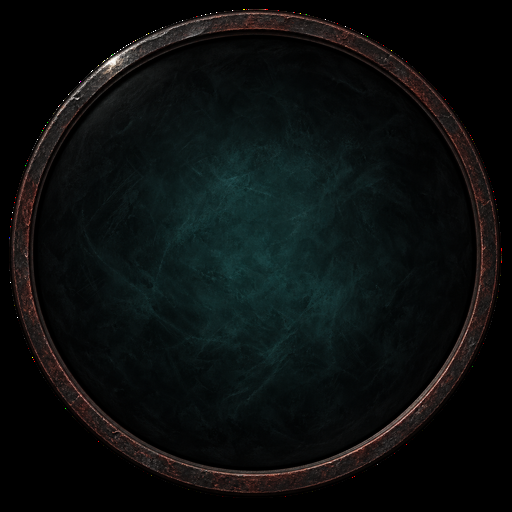
#> input picture dm/ios/Sources/ControlArt/dm_mobile_socket.png, 512 x 512 px; its folder holds only this picture in this run
$ python -i hud_v4_design.py   (imports and definitions only)
#> lines starting #> are read from the running program, lines starting #| are printed output that depends on the picture
"""底部 UI v4 的几何与素材（效果图脚本 make_bottom_ui_v4.py、六格版 make_bottom_ui_v4_6.py 搬进仓库：只留 gen_hud_v4.py 用到的几何量、石条 / 格子 / 雕像与字效，
去掉效果图的演示底图、抠球液、存图与自检表）。几何全部由常量算出，与效果图同一套数。
素材来源（构建时从玩家自己的游戏文件读，仓库里不放原版的图）：
  ② PC 版 D2R 的解包目录（环境变量 DM_PC_DATA，缺省 $DM_ROOT/data/assets-src/raw，下面是 hd/global/ui/...）：原版 2 倍图（v31 原始 RGBA），出的图与现行逐字节一致；
  ① 找不到 PC 版文件：用 Switch 版 RomFS 里的同名精灵图（半分辨率）放大到 PC 尺寸，会略糊。
字体两种都从 RomFS 取（hd/ui/fonts，与 PC 版逐字节相同）。
Geometry and assets of bottom UI v4 (the mockup script make_bottom_ui_v4.py and the six-slot version make_bottom_ui_v4_6.py moved into the repo: keeping only the geometry values, stone strip / slots / statues and text effects that gen_hud_v4.py uses,
dropping the mockup's demo background, orb liquid cutout, image saving and self-check table). Geometry is computed entirely from constants, the same set of numbers as the mockup.
Asset sources (read at build time from the player's own game files; the repo holds no images from the original game):
  ② Unpacked directory of PC D2R (environment variable DM_PC_DATA, default $DM_ROOT/data/assets-src/raw, with hd/global/ui/... beneath it): the original 2× images (v31 raw RGBA); the resulting images are byte-identical to the current ones;
  ① PC files not found: the same-named sprites in the Switch RomFS (half resolution) are upscaled to PC size, slightly blurry.
In both cases the fonts are taken from the RomFS (hd/ui/fonts, byte-identical to the PC version)."""
import os, struct
from PIL import Image, ImageDraw, ImageFont, ImageFilter
import numpy as np
import romfs_art
DM_ROOT = os.environ.get('DM_ROOT') or os.path.expanduser('~/dm-work')   # 工作区根目录（游戏文件、产物、运行现场都在它下面） | Workspace root (game files, build outputs and run artifacts are all under it)

# 素材：名字 → (包内路径, PC 版尺寸)
# Assets: name → (path in package, PC size)
ART = {'front_panel': ('hd/global/ui/PANEL/HUD_02/front_panel.sprite', (2822, 415)),
       'levelupbutton': ('hd/global/ui/Controller/HUD/LevelUpButton.sprite', (248, 121)),
       'greater_healing_potion': ('hd/global/ui/items/misc/potion/greater_healing_potion.sprite', (98, 98)),
       'healing_potion': ('hd/global/ui/items/misc/potion/healing_potion.sprite', (98, 98)),
       'greater_mana_potion': ('hd/global/ui/items/misc/potion/greater_mana_potion.sprite', (98, 98)),
       'rejuv_potion': ('hd/global/ui/items/misc/potion/rejuv_potion.sprite', (98, 98)),
       'perfect_skull': ('hd/global/ui/items/misc/gem/perfect_skull.sprite', (98, 98))}


class Source:
    """取原版素材：有 PC 版文件用 PC 版 2 倍图，没有就用 Switch 版放大。 | Fetch the original game's assets: with PC files use the PC 2× images, otherwise upscale the Switch version."""
    # [16 lines left out: functions __init__, img, not called in this run]

    def font(self, name, size): return ImageFont.truetype(romfs_art.font(self.romfs, name), size)


def load(src, VAR='C'):
    """算出 v4 的几何与素材，返回一个命名空间字典（gen_hud_v4.py 用其中的 bar / slot / slots / L / R / 球心 / 经验条 / 文字基线 / fit / metal …）。 | Computes v4's geometry and assets, returns a namespace dict (gen_hud_v4.py uses its bar / slot / slots / L / R / orb centers / experience bar / text baseline / fit / metal ...)."""
    fp = src.img('front_panel'); lvl = src.img('levelupbutton').crop((0, 0, 124, 121))
    W, H = 2868, 1320
    # ---- 规格（px；1pt = 3px）----
    # ---- Spec (px; 1pt = 3px) ----
    K = 156 / 348                    # front_panel 设计单位 → px（球径 348 单位 = 52pt） | front_panel design units → px (orb diameter 348 units = 52pt)
    P, DM = 120, 114                 # 格距 40pt、格宽 38pt（格间 6px） | Slot pitch 40pt, slot width 38pt (6px between slots)
    TILE = (1673, 277, 1792, 391)    # 原版格图只取金框本体（外沿实测 x3–121、y15–128） | From the original game's slot image take only the gold frame itself (outer edge measured x3–121, y15–128)
    SH = round(DM * (TILE[3] - TILE[1]) / (TILE[2] - TILE[0]))
    B = 12; EXT = 60; BH = 156       # 条边 4pt、两端伸进球下 20pt、条高 = 球径 | Strip border 4pt, both ends extend 20pt under the orbs, strip height = orb diameter
    XC = 1390                        # 两球中线 | Centerline between the two orbs
    N = 6; SLOTS_W = N * DM + (N - 1) * (P - DM)   # 六格（回城挪到右侧技能钮上方的圆钮，底栏去掉回城格；原七格 834） | Six slots (town portal moved to the round button above the right-side skill buttons, the town portal slot removed from the bottom bar; originally seven slots, 834)
    SX0 = XC - SLOTS_W // 2; SY0 = H - BH + (BH - SH) // 2
    BAR_X0 = SX0 - B; BAR_X1 = SX0 + SLOTS_W + B
    SAFE = 0.09                      # 图标安全边距（内框每边 9%） | Icon safe margin (9% of the inner frame on each side)
    BADGE = 26                       # 角标字号（瓶数 / 张数 / Lv） | Badge font size (bottle count / scroll count / Lv)
    out = Image.new('RGBA', (W, H))  # 效果图的演示底图不要：几何只用到文字度量与雕像透明度，不读底图像素 | The mockup's demo background is dropped: geometry only uses text metrics and statue alpha, and reads no background pixels
    # ---- 石条 + 七格（同一格图逐像素复制）----
    # ---- Stone strip + seven slots (the same slot image copied pixel for pixel) ----
    STONE = (690, 330, 1170, 388); EDGE = (690, 276, 1170, 288)   # front_panel 左侧长凹槽：暗石内壁（二维纹理）+ 灰石边带；平铺不拉伸，不含任何石饰 | front_panel's long left groove: dark stone inner wall (2D texture) + gray stone edge band; tiled without stretching, containing no stone ornaments
    BW_ = BAR_X1 - BAR_X0 + 2 * EXT; bar = Image.new('RGBA', (BW_, BH))
    tile = fp.crop(STONE); edge = fp.crop(EDGE)
    for yy in range(0, BH, tile.height):
        for xx in range(0, BW_, tile.width): bar.alpha_composite(tile if (xx // tile.width) % 2 == 0 else tile.transpose(Image.FLIP_LEFT_RIGHT), (xx, yy))
    for xx in range(0, BW_, edge.width):
        bar.alpha_composite(edge, (xx, 0)); bar.alpha_composite(edge.transpose(Image.FLIP_TOP_BOTTOM), (xx, BH - edge.height))
    ImageDraw.Draw(bar).rectangle((0, 0, bar.width - 1, bar.height - 1), outline=(40, 33, 24, 255), width=3)
    slot = fp.crop(TILE).resize((DM, SH), Image.LANCZOS)
    ta = np.array(slot).astype(int); gold = (ta[..., 0] > 90) & (ta[..., 0] - ta[..., 2] > 40)
    # [8 lines left out: function inner, not called in this run]
    INNER = (2, 107, 7, 101)          # 金框内沿（PC 原图量出）：Switch 半分辨率放大后金色阈值找不准，兜底版直接用这组；PC 版照量并核对 | Inner edge of the gold frame (measured from the PC original image): after upscaling the Switch half-resolution image the gold threshold cannot locate it accurately, so the fallback version uses this set directly; the PC version still measures and cross-checks
    if src.pc:
        IX0, IX1 = inner(list(gold[SH // 2])); IY0, IY1 = inner(list(gold[:, DM // 2]))
        assert (IX0, IX1, IY0, IY1) == INNER, ('金框内沿和记录的不一致，改 INNER', IX0, IX1, IY0, IY1)
    else: IX0, IX1, IY0, IY1 = INNER
    IW, IH = IX1 - IX0 + 1, IY1 - IY0 + 1; BOX = round(min(IW, IH) * (1 - 2 * SAFE))
    slots = [(SX0 + i * P, SY0, SX0 + i * P + DM, SY0 + SH) for i in range(N)]
    # ---- 图标：按不透明外接框统一缩放进安全区，外接框中心对内框中心 ----
    # ---- Icons: uniformly scaled into the safe area by opaque bounding box, bounding box center aligned to inner frame center ----
    ns = {}
    def prep(im):
        a = np.array(im)[..., 3]; ys, xs = np.where(a > 24); return im.crop((xs.min(), ys.min(), xs.max() + 1, ys.max() + 1))
    # [8 lines left out: function fit, not called in this run]
    pc = src.img
    exo = lambda s: src.font('exocetblizzardot-medium.otf', s)
    num = lambda s: src.font('blizzardglobal-v5_81.ttf', s)   # 角标与 Lv：原版界面字体等高数字 | Badge and Lv: lining figures in the original game's UI font
    # [11 lines left out: function metal, not called in this run]
    _r = prep(pc('greater_healing_potion')); _k = BOX / max(_r.size); ns['REF_G'] = ((_r.width * _k) * (_r.height * _k)) ** 0.5
    # ---- 两侧雕像（PC 定稿原图，按 K 缩放），球心 = 定稿布局 HealthBall(260,65)+174 / ManaBall(24,65)+174 ----
    # ---- Statues on both sides (final PC original images, scaled by K), orb center = final layout HealthBall(260,65)+174 / ManaBall(24,65)+174 ----
    L = fp.crop((0, 0, 610, 415)); R = fp.crop((2210, 0, 2822, 415))
    L = L.resize((round(L.width * K), round(L.height * K)), Image.LANCZOS); R = R.resize((round(R.width * K), round(R.height * K)), Image.LANCZOS)
    BR = round(174 * K)              # 球半径 78 | Orb radius 78
    LX = BAR_X0 + 6 - round(608 * K); RX = BAR_X1 - 6 - round(24 * K)
    LBC = (LX + round(434 * K), H - L.height + round(239 * K)); RBC = (RX + round(198 * K), H - R.height + round(239 * K))
    # ---- 经验条：两端对齐七格外沿 ----
    # ---- Experience bar: both ends aligned to the outer edges of the seven slots ----
    EX0, EX1 = slots[0][0], slots[-1][2]; EY = H - BH - 12
    # ---- 生命 / 法力：小一号，紧贴球顶（基线：不压雕像、与经验条留 ≥6）----
    # ---- Life / mana: one size smaller, tight against the orb top (baseline: not overlapping the statue, leaving ≥6 from the experience bar) ----
    d = ImageDraw.Draw(out); fz = src.font('blizzardglobal-v5_81.ttf', 30)
    statue = np.zeros((H, W), bool)
    for im_, x_ in ((L, LX), (R, RX)): statue[H - im_.height:H, x_:x_ + im_.width] |= np.array(im_)[..., 3] > 24
    TXT = [(LBC, '生命: 55 / 55'), (RBC, '法力: 20 / 20')]; GAP = 6
    def tbox(c, t, yb): x0, y0, x1, y1 = d.textbbox((c[0], yb), t, font=fz, anchor='mb', stroke_width=1); return x0, y0, x1 + 2, y1 + 2   # 含投影 | Includes the drop shadow
    # [6 lines left out: function ok_at, not called in this run]
    YB = LBC[1] - BR - 4
    while not ok_at(YB): YB -= 1
    ns.update(W=W, H=H, DM=DM, SH=SH, EXT=EXT, BH=BH, BAR_X0=BAR_X0, BADGE=BADGE, BOX=BOX, IX0=IX0, IX1=IX1, IY0=IY0, IY1=IY1,
              bar=bar, slot=slot, slots=slots, L=L, R=R, LX=LX, RX=RX, LBC=LBC, RBC=RBC, BR=BR, EX0=EX0, EX1=EX1, EY=EY, YB=YB,
              lvl=lvl, prep=prep, fit=fit, pc=pc, num=num, metal=metal, layer=Image.new('RGBA', (W, H)))
    return ns

>>> import cv2
>>> picture = cv2.imread('../Sources/ControlArt/dm_mobile_socket.png', cv2.IMREAD_GRAYSCALE)
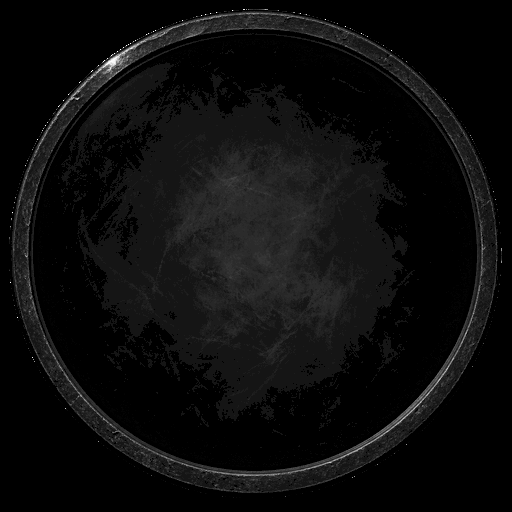
#> picture: shape (512, 512); min 0, max 255, mean 12.6
>>> result = load(picture)
#> (the run stopped early here; a loop or call above may not have finished)
